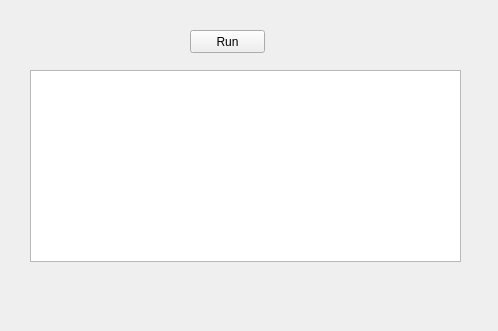
<?xml version="1.0" encoding="UTF-8"?>
<ui version="4.0">
 <class>Form</class>
 <widget class="QWidget" name="Form">
  <property name="geometry">
   <rect>
    <x>0</x>
    <y>0</y>
    <width>498</width>
    <height>331</height>
   </rect>
  </property>
  <property name="windowTitle">
   <string>Qthread Example</string>
  </property>
  <widget class="QPushButton" name="runButton">
   <property name="geometry">
    <rect>
     <x>190</x>
     <y>30</y>
     <width>75</width>
     <height>23</height>
    </rect>
   </property>
   <property name="text">
    <string>Run</string>
   </property>
  </widget>
  <widget class="QListWidget" name="listWidget">
   <property name="geometry">
    <rect>
     <x>30</x>
     <y>70</y>
     <width>431</width>
     <height>192</height>
    </rect>
   </property>
  </widget>
 </widget>
 <resources/>
 <connections/>
</ui>
